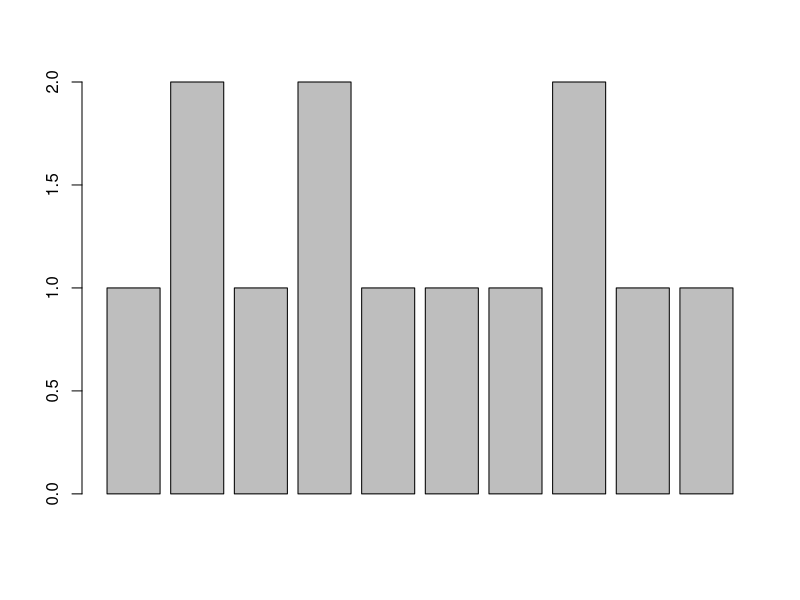
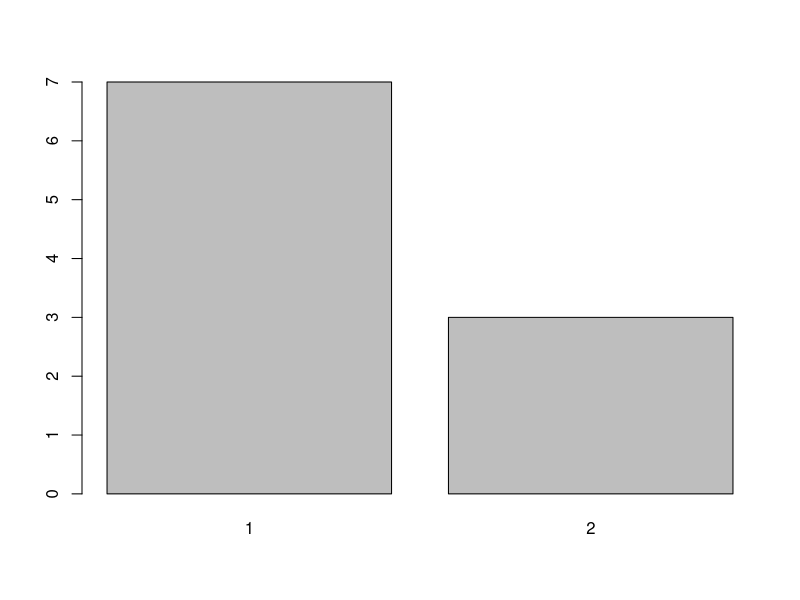
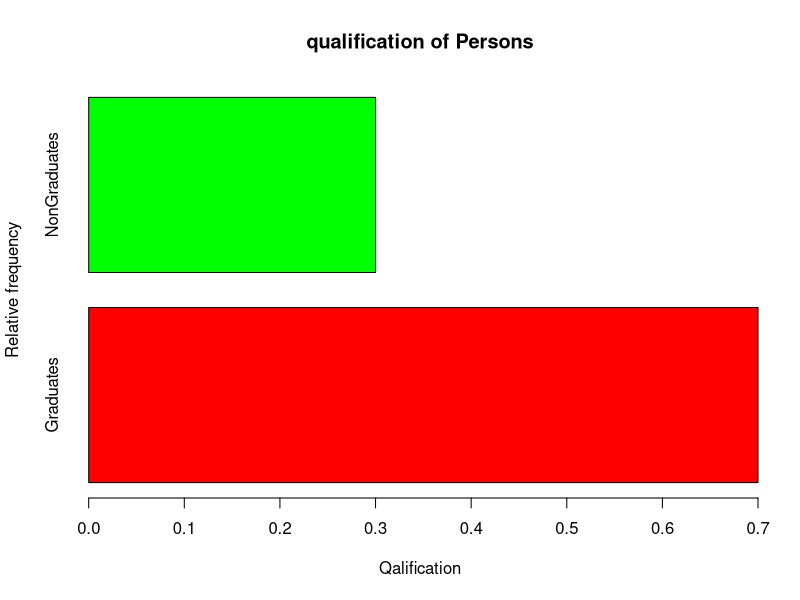
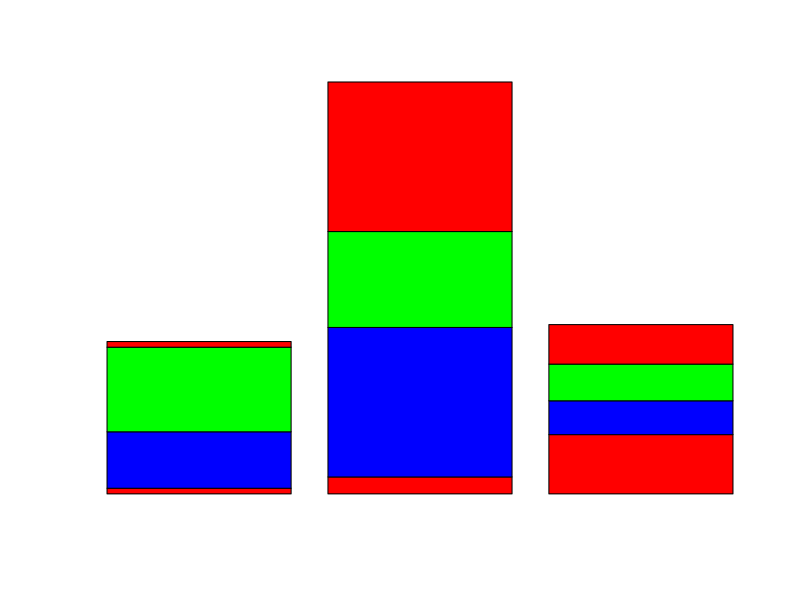

These charts were generated, in order, by the following R code: (Note: this script raises an error after producing the figures.)
# Day-4
# Define a vector x with a series of values
x = c(2, 3, 5, 1, 2, 8, 6, 3, 5, 0)  # Vector of values

# Display the vector x
x  # Print x

# Calculate the absolute frequency of each unique value in x
table(x)  # Table of absolute frequencies

# Calculate the total number of elements in x
length(x)  # Number of elements in x

# Calculate the relative frequency of each unique value in x
table(x) / length(x)  # Relative frequency

# Frequency distribution example using time data
time = c(32, 35, 45, 83, 74, 55, 68, 38, 35, 55, 66, 65, 42, 68, 72, 84, 67, 36, 42, 58)  # Time data vector
time  # Print time data

# Range of the data values; calculated as max - min
range(time)  # Range of values in time

# Define break intervals for grouping data
breaks = seq(30, 90, by = 10)  # Intervals for time data
breaks  # Print intervals

# Convert numeric time data to categories based on the defined intervals using cut()
time.cut = cut(time, breaks, right = FALSE)  # Categorize time data based on intervals
table(time.cut)  # Frequency distribution of time data

# Make the table vertical for better readability
cbind(table(time.cut))  # Convert to vertical table

# Relative frequency with respect to intervals
table(time.cut) / length(time.cut)  # Relative frequency for each interval
cbind(table(time.cut) / length(time.cut))  # Display relative frequencies vertically

# Cumulative frequencies for relative frequencies
cumsum(table(time.cut) / length(time.cut))  # Cumulative sum of relative frequencies

# Display cumulative frequencies in a vertical table
cbind(cumsum(table(time.cut) / length(time.cut)))  # Vertical cumulative frequencies



# DAY-5

# Bar diagram
?barplot()
#or 
help("barplot")


quali=c(1,2,1,2,1,1,1,2,1,1)
quali
barplot(quali)
table(quali)
barplot(table(quali))
barplot(table(quali)/length(quali),horiz=TRUE,main="qualification of Persons",names.arg=c("Graduates","NonGraduates"),xlab="Qalification",ylab="Relative frequency",col=c("red","green"))
cust=matrix(nrow=4,ncol=3,data=c(2,20,30,2,6,53,34,53,21,12,13,14))
cust
barplot(cust,ylab="cumlative freq",xlab="Shops",names.arg=c("Shop1,Shop2,Shop3"),col=c("red","blue","green"))

pie(table(quali))
pie(table(quali),main="Qualification of persons",labels=c("Graduate","nongraduate"),col=c("red","blue"))
library(plotrix)
pie3D(table(quali),explode=0.2,main="Qualification of persons",labels=c("Graduate","nongraduate"),col=c("red","blue"))

height=c(125,133,135,156,167,145,134,166,155,154,166,154,144,164,133,143,134,145,122,166,158,147,138,160)
hist(height)

plot(density(height))
plot(density(height,adjust=0.5))
plot(density(height,adjust=1))
plot(density(height,adjust=2))

#Quantites
height=c(125,133,135,156,167,145,134,166,155,154,166,154,144,164,133,143,134,145,122,166,158,147,138,160)
quantile(height)
probs=seq(0,1,0.25)
probs
quantile(height,probs=seq(0,1,0.25))
quantile(height,probs=seq(0,1,0.10))
quantile(height,probs=seq(0,1,0.01))